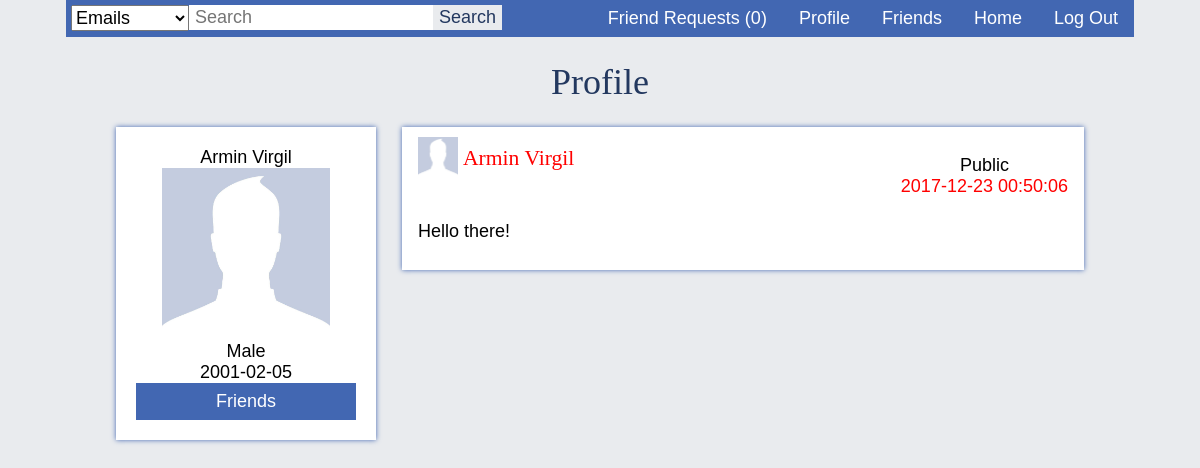
Page /profile.php?id=1 (signed in) on the committed database.
### tables this page shows
CREATE TABLE posts (
post_id             INT NOT NULL AUTO_INCREMENT,
post_caption        TEXT NOT NULL,
post_time           TIMESTAMP NOT NULL, 
post_public         CHAR(1) NOT NULL,
post_by             INT NOT NULL,
PRIMARY KEY (post_id),
FOREIGN KEY (post_by) REFERENCES users(user_id)
);

CREATE TABLE users (
user_id             INT NOT NULL AUTO_INCREMENT,
user_firstname      VARCHAR(20) NOT NULL,  
user_lastname       VARCHAR(20) NOT NULL,
user_nickname       VARCHAR(20),
user_password       VARCHAR(255) NOT NULL,
user_email          VARCHAR(255) NOT NULL,
user_gender         CHAR(1) NOT NULL,
user_birthdate      DATE NOT NULL,    
user_status         CHAR(1),
user_about          TEXT,
user_hometown       VARCHAR(255),
PRIMARY KEY (user_id)
);

### includes/post.php (the view, shortened to what this page needs)
<?php
echo '<div class="post">';
if($row['post_public'] == 'Y') {
    echo '<p class="public">';
    echo 'Public';
}else {
    echo '<p class="public">';
    echo 'Private';
}
echo '<br>';
echo '<span class="postedtime">' . $row['post_time'] . '</span>';
echo '</p>';
echo '<div>';
include 'profile_picture.php';
echo '<a class="profilelink" href="profile.php?id=' . $row['user_id'] .'">' . $row['user_firstname'] . ' ' . $row['user_lastname'] . '<a>';
echo'</div>';
echo '<br>';
echo '<p class="caption">' . $row['post_caption'] . '</p>';
echo '</div>';
?>

### profile.php (shortened to what this page needs)
<?php
$conn = connect();
?>
<?php
if(isset($_GET['id']) && $_GET['id'] != $_SESSION['user_id']) {
    $current_id = $_GET['id'];
    $flag = 1;
} else {
    $current_id = $_SESSION['user_id'];
    $flag = 0;
}
?>
<!DOCTYPE html>
<html>
<head>
    <link rel="stylesheet" type="text/css" href="resources/css/fonts.css">
    <link rel="stylesheet" type="text/css" href="resources/css/main.css">
</head>
<body>
    <div class="container">
        <?php include 'includes/navbar.php'; ?>
        <h1>Profile</h1>
        <?php
        if($flag == 0) {
            $postsql = "SELECT posts.post_caption, posts.post_time, users.user_firstname, users.user_lastname,
                                posts.post_public, users.user_id, users.user_gender, users.user_nickname,
                                users.user_birthdate, users.user_hometown, users.user_status, users.user_about,
                                posts.post_id
                        FROM posts
                        JOIN users
                        ON users.user_id = posts.post_by
                        WHERE posts.post_by = $current_id
                        ORDER BY posts.post_time DESC";
            $profilesql = "SELECT users.user_id, users.user_gender, users.user_hometown, users.user_status, users.user_birthdate,
                                 users.user_firstname, users.user_lastname
                          FROM users
                          WHERE users.user_id = $current_id";
            $profilequery = mysqli_query($conn, $profilesql);
        } else {
            $profilesql = "SELECT users.user_id, users.user_gender, users.user_hometown, users.user_status, users.user_birthdate,
                                    users.user_firstname, users.user_lastname, userfriends.friendship_status
                            FROM users
                            LEFT JOIN (
                                SELECT friendship.user1_id AS user_id, friendship.friendship_status
                                FROM friendship
                                WHERE friendship.user1_id = $current_id AND friendship.user2_id = {$_SESSION['user_id']}
                                UNION
                                SELECT friendship.user2_id AS user_id, friendship.friendship_status
                                FROM friendship
                                WHERE friendship.user1_id = {$_SESSION['user_id']} AND friendship.user2_id = $current_id
                            ) userfriends
                            ON userfriends.user_id = users.user_id
                            WHERE users.user_id = $current_id";
            $profilequery = mysqli_query($conn, $profilesql);
            $row = mysqli_fetch_assoc($profilequery);
            mysqli_data_seek($profilequery,0);
            if(isset($row['friendship_status'])){
                if($row['friendship_status'] == 1){
                    $postsql = "SELECT posts.post_caption, posts.post_time, users.user_firstname, users.user_lastname,
                                        posts.post_public, users.user_id, users.user_gender, users.user_nickname,
                                        users.user_birthdate, users.user_hometown, users.user_status, users.user_about,
                                        posts.post_id
                                FROM posts
                                JOIN users
                                ON users.user_id = posts.post_by
                                WHERE posts.post_by = $current_id
                                ORDER BY posts.post_time DESC";
                }
            }
        }
        $postquery = mysqli_query($conn, $postsql);
        if($postquery){
            $width = '40px';
            $height = '40px';
            if(mysqli_num_rows($postquery) == 0){
                if($flag == 0){
                    echo '<div class="post">';
                    echo 'You don\'t have any posts yet';
                    echo '</div>';
                } else {
                    echo '<div class="post">';
                    echo 'There is no public posts to show.';
                    echo '</div>';
                }
                include 'includes/profile.php';
            } else {
                while($row = mysqli_fetch_assoc($postquery)){
                    include 'includes/post.php';
                }
                include 'includes/profile.php';
                ?>
                <br>
                <?php
            }
        }
        ?>
    </div>
</body>
</html>

### includes/profile_picture.php
<?php
$target = glob("data/images/profiles/" . $row['user_id'] . ".*");
if($target) {
    echo '<img src="' . $target[0] . '" width="' . $width . '" height="' . $height .'">';
} else {
    if($row['user_gender'] == 'M') {
        echo '<img src="data/images/profiles/M.jpg" width="' . $width . '" height="' . $height .'">';
    } else if ($row['user_gender'] == 'F') {
        echo '<img src="data/images/profiles/F.jpg" width="' . $width . '" height="' . $height .'">';
    }
}
?>

### includes/profile.php (shortened to what this page needs)
<?php
echo '<div class="profile">';
echo '<center>';
$row = mysqli_fetch_assoc($profilequery);
if(!empty($row['user_nickname']))
    echo $row['user_firstname'] . ' ' . $row['user_lastname'] . ' (' . $row['user_nickname'] . ')';
else
    echo $row['user_firstname'] . ' ' . $row['user_lastname'];
echo '<br>';
$width = '168px';
$height = '168px';
include 'includes/profile_picture.php';
echo '<br>';
if($row['user_gender'] == "M")
    echo 'Male';
else if($row['user_gender'] == "F")
    echo 'Female';
echo '<br>';
echo $row['user_birthdate'];
if($flag == 1){
    echo '<br>';
    if(isset($row['friendship_status'])) {
        if($row['friendship_status'] == 1){
            echo '<form method="post">';
            echo '<input type="submit" value="Friends" disabled="disabled" id="special">';
            echo '</form>';
        } else if ($row['friendship_status'] == 0){
            echo '<form method="post">';
            echo '<input type="submit" value="Request Pending" disabled="disabled" id="special">';
            echo '</form>';
        }
    } else {
        echo '<form method="post">';
        echo '<input type="submit" value="Send Friend Request" name="request">';
        echo'</form>';
    }
}
echo'</div>';
?>

### resources/css/main.css (style rules this page uses)
body { margin: 0; font-family: Fontin, Helvetica, Arial, Verdana; font-size: 18px; background-color: #e9ebee; }
input { font-family: Fontin, Helvetica, Arial, Verdana; width: 100%; font-size: 18px; padding: 2px; }
span { color: red; }
.container { margin: 0 auto; width: 1068px; }
.post, .createpost { background-color: white; box-shadow: 0 0 5px #4267b2; margin: auto; width: 650px; padding: 10px 16px; overflow: auto; }
.post .public { float: right; text-align: center; width: auto; }
h1 { font-family: Fontin SmallCaps; color: #23385f; font-weight: normal; text-align: center; }
h3, a.profilelink { font-family: Fontin SmallCaps; color: red; font-weight: normal; font-size: 120%; margin-bottom: 0; margin-top: 0; display: inline-block; margin-left: 5px; vertical-align: 12px; text-decoration: none; }
input[type=submit] { color: white; cursor: pointer; background-color: #23385f; border: none; padding: 8px; }
.container input[type=submit] { background-color: #4267b2; }
input:disabled { cursor: auto; }

### profile.php (style rules this page uses)
.post { margin-right: 50px; float: right; margin-bottom: 18px; }
.profile { margin-left: 50px; background-color: white; box-shadow: 0 0 5px #4267b2; width: 220px; padding: 20px; }

### rows in the picture
posts: post_public "Public", post_time "2017-12-23 00:50:06", post_by.user_firstname "Armin", post_by.user_lastname "Virgil", post_caption "Hello there!"
users: user_lastname "Virgil", user_birthdate "2001-02-05"

### other values in the picture
$row['count'] "0"
